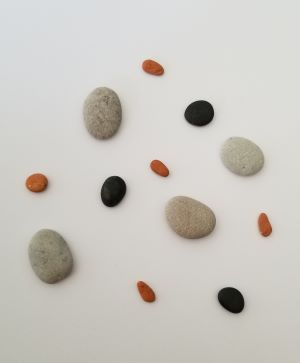
#> input picture Lab 2/Submission/colorful rocks 2.jpg, 300 x 363 px
$ python main.py
#> lines starting #> are read from the running program, lines starting #| are printed output that depends on the picture; after the words box and inside, x2 and y2 are one past the last pixel; in counts of white or black regions, pixels touching at a corner belong together
#> further down, image is the input picture: shape (363, 300, 3); mean R, G, B 203, 200, 194.3
### Lab 2/Submission/im2bw.py
# Title: Programming Assignment 2
# Due date: Wednesday, September 9, 2021 at 11:59pm
# Author: Sotheanith Sok
# Description: Converts the grayscale image I to binary image BW, by replacing all pixels in the input image with luminance greater than level with the value 1 (white) and replacing all other pixels with the value 0 (black).
# ------------------------------------------------------------------------------
# imports
import numpy as np
from skimage import color

def im2bw(I, level):
    """Converts image I to binary image BW, by replacing all pixels in the input image with luminance greater than level with the value 1 (white) and replacing all other pixels with the value 0 (black). If I isn't grayscale image, I will be converted to one.

    Args:
        I (array): image.
        level (double): luminance threshold, specified as a number in the range [0, 1].

    Returns:
        [array]: binary image.
    """
#> called with level = 0.72
    # Check if image should be converted to grayscale
    if len(np.shape(I)) == 3:
        I = color.rgb2gray(I)

    # Convert a grayscale image to a binary image
    if len(np.shape(I)) < 3:
        I[I > level] = 1
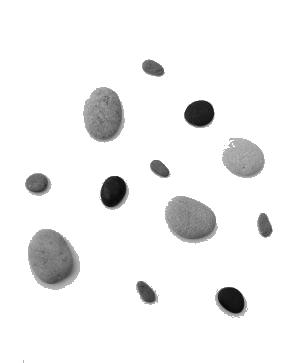
#> I: shape (363, 300) float64; min 0.0106, max 1, mean 0.946
        I[I <= level] = 0
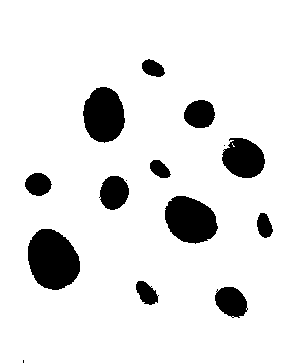
#> I: shape (363, 300) float64; values 0 (black) and 1 (white), 89.7% white; 15 black regions (3 under 20 px), largest, box (x1, y1, x2, y2) and area: (28, 229, 80, 290) 2421, (165, 196, 218, 244) 1891, (83, 87, 125, 143) 1798
    else:
        print("Error: Image isn't grayscale")
    return I

### Lab 2/Submission/bwareaopen.py
# Title: Programming Assignment 2
# Due date: Wednesday, September 9, 2021 at 11:59pm
# Author: Sotheanith Sok
# Description: Remove connected components whos area is less than P pixels. Mathlab version of bwareaopen assumes that 1 is connected components and 0 is background.

# ------------------------------------------------------------------------------
# imports
import numpy as np

def bwareaopen(BW, P):
    """Removes all connected components (objects) that have fewer than P pixels from the binary image BW.

    Args:
        BW (array): binary image.
        P (int): maximum number of pixels in objects, specified as a nonnegative integer.

    Returns:
        [array]: binary image
    """
#> called with P = 800
    # Find connected components by looping through all pixels that hasn't been visited.
    rows = np.shape(BW)[0]
#> rows = 363
    cols = np.shape(BW)[1]
#> cols = 300
    tag = 2
    for row in range(rows):
        for col in range(cols):
            if BW[row, col] == 1:
                BW = _find_connected_components(BW, row, col, tag)
                tag = tag + 1
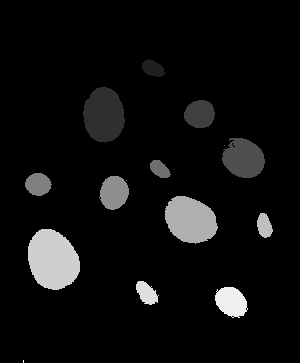
#> BW: shape (363, 300) float64; min 0, max 16, mean 0.913; drawn with min black and max white
#> after the loop, tag = 17

    # Remove connected componets that contains less than P pixels.
    for component in range(2, tag):
        pixels = np.count_nonzero(BW == component)
        if pixels < P:
            BW[BW == component] = 0
        else:
            BW[BW == component] = 1
#> this loop made 15 passes
#> pixels on passes 1 to 12: 288, 1798, 687, 1288, 1, 256, 466, 767, 1, 1891, 287, 2421
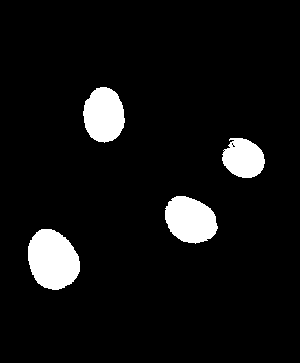
#> BW: shape (363, 300) float64; values 0 (black) and 1 (white), 6.8% white; 4 white regions, box (x1, y1, x2, y2) and area: (28, 229, 80, 290) 2421, (165, 196, 218, 244) 1891, (83, 87, 125, 143) 1798, (222, 138, 265, 178) 1288

    return BW


def _find_connected_components(BW, initial_row, initial_col, tag):
    """Perform non-recursive flooding algorithm to find all pixels connected to a component.

    Args:
        BW (array): binary image.
        initial_row (int): starting row index.
        initial_col (int): starting column index.
        tag (int): tag used to identify this connected component.

    Returns:
        [array]: binary image with tagged area of this connected component
    """
    #Add initial row and col to a set of unvisted pixels (set is desired since we don't want duplicated unvisted pixels).
    unvisted_pixels = set()
    unvisted_pixels.add((initial_row, initial_col))

    #Loop through all unvisted pixels
    while len(unvisted_pixels) > 0:

        #Remvove the first unvisited pixel from the set
        row, col = unvisted_pixels.pop()

        #Tag the pixel
        BW[row, col] = tag

        # Add unvisted neighboring pixels to the set
        # # Top left
        if row > 0 and col > 0 and BW[row - 1, col - 1] == 1:
            unvisted_pixels.add((row - 1, col - 1))
        # Top
        if row > 0 and BW[row - 1, col] == 1:
            unvisted_pixels.add((row - 1, col))
        # Top right
        if row > 0 and col < np.shape(BW)[1] - 1 and BW[row - 1, col + 1] == 1:
            unvisted_pixels.add((row - 1, col + 1))
        # Left
        if col > 0 and BW[row, col - 1] == 1:
            unvisted_pixels.add((row, col - 1))
        # Right
        if col < np.shape(BW)[1] - 1 and BW[row, col + 1] == 1:
            unvisted_pixels.add((row, col + 1))
        # Bottom left
        if row < np.shape(BW)[0] - 1 and col > 0 and BW[row + 1, col - 1] == 1:
            unvisted_pixels.add((row + 1, col - 1))
        # Bottom
        if row < np.shape(BW)[0] - 1 and BW[row + 1, col] == 1:
            unvisted_pixels.add((row + 1, col))
        # Bottom right
        if (
            row < np.shape(BW)[0] - 1
            and col < np.shape(BW)[1] - 1
            and BW[row + 1, col + 1] == 1
        ):
            unvisted_pixels.add((row + 1, col + 1))

    return BW

### Lab 2/Submission/bwlabeln.py
# Title: Programming Assignment 2
# Due date: Wednesday, September 9, 2021 at 11:59pm
# Author: Sotheanith Sok
# Description: Label connected components starting from 1.
# ------------------------------------------------------------------------------
# imports
import numpy as np

def bwlabeln(BW):
    """Returns a label matrix, L, containing labels for the connected components in BW.

    Args:
        BW (array): binary image.

    Returns:
        [array]: binary image contains labels unique for each connected components. Starting from 1.
    """
    # Find connected components
    rows = np.shape(BW)[0]
#> rows = 363
    cols = np.shape(BW)[1]
#> cols = 300
    tag = 2
    for row in range(rows):
        for col in range(cols):
            if BW[row, col] == 1:
                BW = _find_connected_components(BW, row, col, tag)
                tag = tag + 1
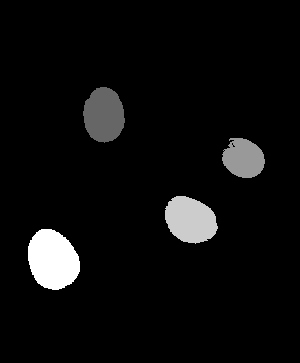
#> BW: shape (363, 300) float64; 6.79% of pixels changed, all inside (x1, y1, x2, y2) = (28, 87, 265, 290); drawn with min black and max white
#> after the loop, tag = 6

    # Adjust labeling so that it starts with 1
    BW = np.subtract(BW, 1)
    BW[BW == -1] = 0
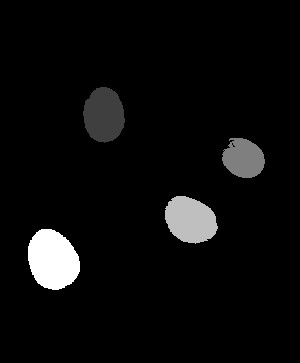
#> BW: shape (363, 300) float64; min 0, max 4, mean 0.181; drawn with min black and max white

    return BW


def _find_connected_components(BW, initial_row, initial_col, tag):
    """Perform non-recursive flooding algorithm to find all pixels connected to a component.

    Args:
        BW (array): binary image.
        initial_row (int): starting row index.
        initial_col (int): starting column index.
        tag (int): tag used to identify this connected component.

    Returns:
        [array]: binary image with tagged area of this connected component
    """
    # Add initial row and col to a set of unvisted pixels (set is desired since we don't want duplicated unvisted pixels).
    unvisted_pixels = set()
    unvisted_pixels.add((initial_row, initial_col))

    # Loop through all unvisted pixels
    while len(unvisted_pixels) > 0:

        # Remvove the first unvisited pixel from the set
        row, col = unvisted_pixels.pop()

        # Tag the pixel
        BW[row, col] = tag

        # Add unvisted neighboring pixels to the set
        # # Top left
        if row > 0 and col > 0 and BW[row - 1, col - 1] == 1:
            unvisted_pixels.add((row - 1, col - 1))
        # Top
        if row > 0 and BW[row - 1, col] == 1:
            unvisted_pixels.add((row - 1, col))
        # Top right
        if row > 0 and col < np.shape(BW)[1] - 1 and BW[row - 1, col + 1] == 1:
            unvisted_pixels.add((row - 1, col + 1))
        # Left
        if col > 0 and BW[row, col - 1] == 1:
            unvisted_pixels.add((row, col - 1))
        # Right
        if col < np.shape(BW)[1] - 1 and BW[row, col + 1] == 1:
            unvisted_pixels.add((row, col + 1))
        # Bottom left
        if row < np.shape(BW)[0] - 1 and col > 0 and BW[row + 1, col - 1] == 1:
            unvisted_pixels.add((row + 1, col - 1))
        # Bottom
        if row < np.shape(BW)[0] - 1 and BW[row + 1, col] == 1:
            unvisted_pixels.add((row + 1, col))
        # Bottom right
        if (
            row < np.shape(BW)[0] - 1
            and col < np.shape(BW)[1] - 1
            and BW[row + 1, col + 1] == 1
        ):
            unvisted_pixels.add((row + 1, col + 1))

    return BW

### Lab 2/Submission/main.py
# Title: Programming Assignment 2
# Due date: Wednesday, September 9, 2021 at 11:59pm
# Author: Sotheanith Sok
# Description:
#  1. Segment the given rocks in “colorful rocks 2.jpg” image
#  2. Plot the result and then save the resulting image as png.
#  3. Count the total number of the gray rocks in the image and print the result.
#  4. Calculate the area of each gray rock and save the result in a file. Explain how you did that.
#  5. Estimate the center of each gray rock and plot the image with red stars on the calculated centers. Explain how you found the centers.
#  6. Upload a pdf file of your code, your answers to question 4 and 5, and the resulting images.

# ------------------------------------------------------------------------------
# Imports
from skimage import io
import matplotlib.pyplot as plt
import numpy as np
from im2bw import im2bw
from bwareaopen import bwareaopen
from bwlabeln import bwlabeln


# 1. Segment the given rocks in “colorful rocks 2.jpg” image
# Load the image and normalize it between 0 and 1
image = io.imread("./colorful rocks 2.jpg")
image = image / 255.0

# Convert image to binary image
image = im2bw(image, 0.72)

# Inverse 0 and 1 with each other for bwareopen and bwlabeln functions
image = np.subtract(1, image)

# Remove all connected components that has less than 800 pixels
image = bwareaopen(image, 800)

# Label connect components
image = bwlabeln(image)


# 2. Plot the result and then save the resulting image as png.
# Setting pyplot settings
fig = plt.figure()
fig.suptitle("Segmented Color Rock 2")
plt.xlabel("Columns")
plt.ylabel("Rows")

# Plot image
plt.imshow(image, cmap="gray")

# Save image to file
print('2. Segmented image has been saved to "segmented_colorful_rock_2.png"')
plt.savefig("segmented_colorful_rock_2.png")

# Show figure
# plt.show()


# 3. Count the total number of the gray rocks in the image and print the result.
nums_gray_rock = image.max()
#> nums_gray_rock = 4
print("3. Number of gray rocks is %d" % nums_gray_rock)
#| 3. Number of gray rocks is 4


# 4. Calculate the area of each gray rock and save the result in a file. Explain how you did that
# We can calculate the area of each gray rock by couting the number of pixels belong to each gray rocks based on the label that we generate with bwlabeln function
labels, areas = np.unique(image, return_counts=True)
#> labels = [0, 1, 2, 3, 4]; areas = [101502, 1798, 1288, 1891, 2421]
print("4. Calculate the area of each gray rock.")
for i in range(1, len(labels)):
    print("Gray rock %d has area %d pixels" % (labels[i], areas[i]))
#> this loop made 4 passes
#| Gray rock 1 has area 1798 pixels
#| Gray rock 2 has area 1288 pixels
#| Gray rock 3 has area 1891 pixels
#| Gray rock 4 has area 2421 pixels


# 5. Estimate the center of each gray rock and plot the image with red stars on the calculated centers. Explain how you found the centers
# We can caluclate the center of each gray rock by suming each components (index of rows and coloums) and divide the result of the number of point.

# Calculate the center for each connected components
labels = np.unique(image)[1:]
#> labels = [1, 2, 3, 4]
centers = []
for label in labels:
    rows, columns = np.where(image == label)
    center_row_index = np.mean(rows)
    center_col_index = np.mean(columns)
    centers.append((center_row_index, center_col_index))
#> this loop made 4 passes
#> (center_row_index, center_col_index) on passes 1 to 4: (114.7, 103.5), (158, 243.2), (219.6, 190), (259.4, 52.45)
#> after the loop, centers = [(114.7, 103.5), (158, 243.2), (219.6, 190), (259.4, 52.45)]

# Plot the center
for center in centers:
    plt.plot(center[1], center[0], "r*")
#> this loop made 4 passes

# Save figure to files
print('5. Result has been saved to "center_plotted_segmented_colorful_rock_2.png"')
plt.savefig("center_plotted_segmented_colorful_rock_2.png")
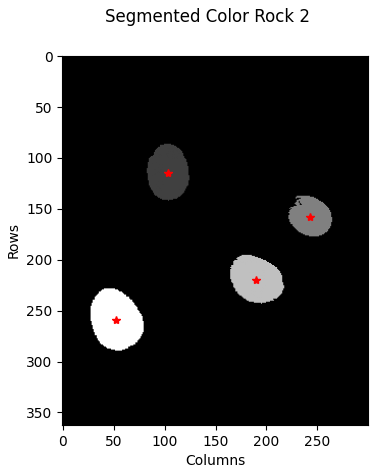
#> figure drawn by matplotlib, 1 panel
